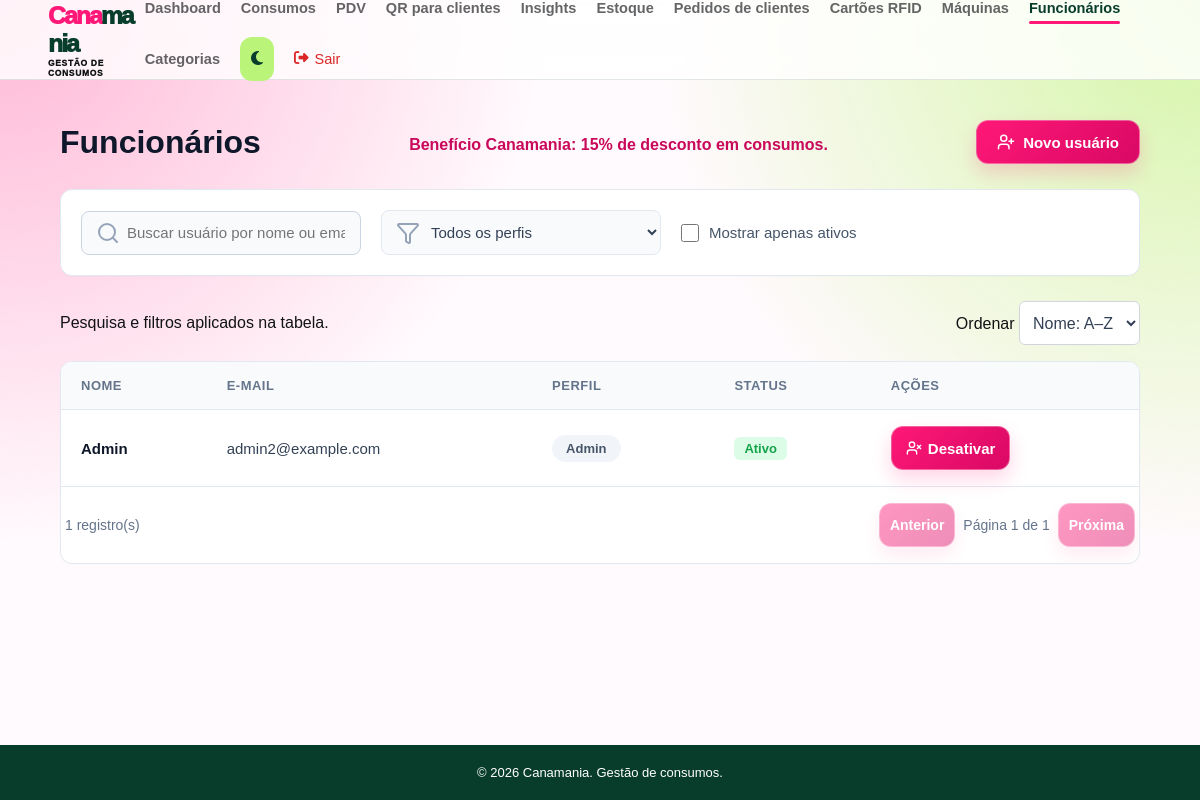
/usuarios/ (signed in), run on an earlier commit of the app's database.
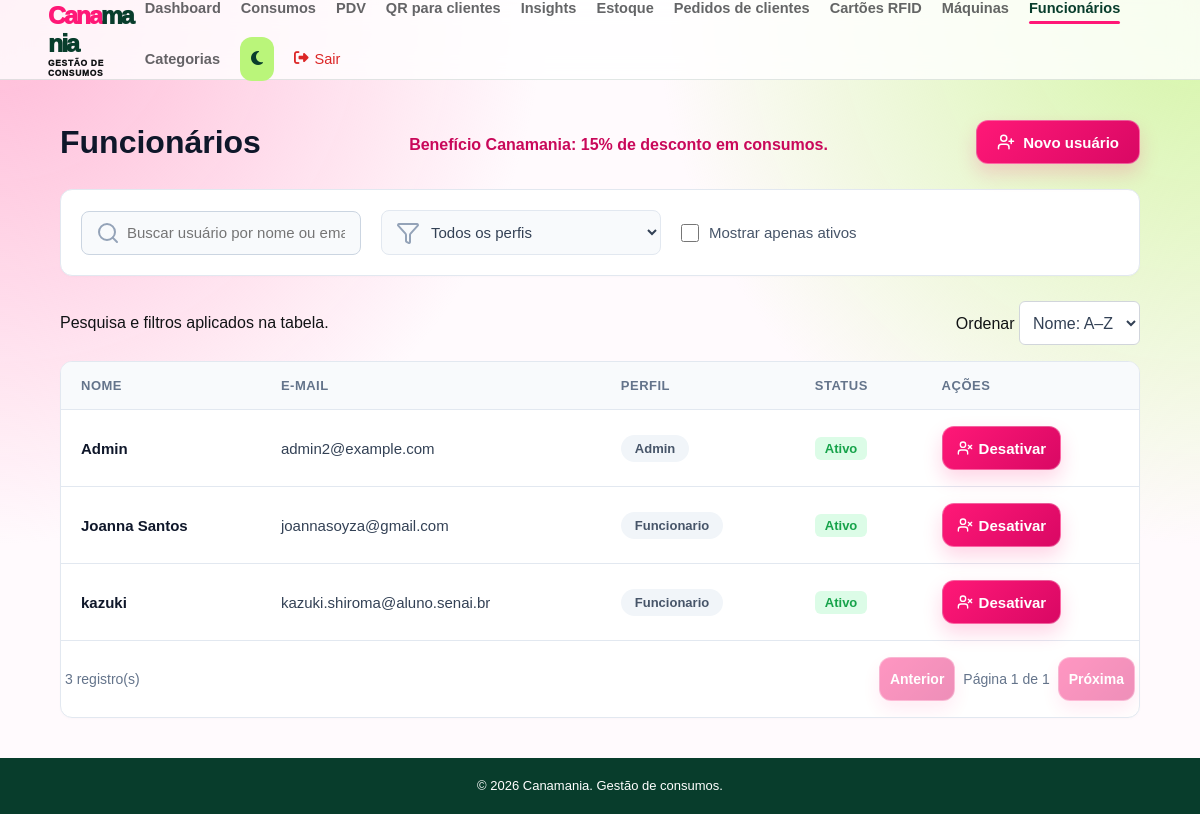
And on a later commit of the database.
### app/models/usuario.py (models this page shows)
class Usuario(Base):
    __tablename__ = "usuarios"
    id = Column(Integer, primary_key=True, index=True)
    nome = Column(String(100), nullable=False)
    email = Column(String(100), unique=True, index=True, nullable=False)
    senha_hash = Column(String(255), nullable=False)
    role = Column(String(100), nullable=False, default="funcionario")
    ativo = Column(Boolean, default=True)
    criado_em = Column(DateTime(timezone=True), server_default=func.now())

### app/controllers/admin_controller.py (the view)
@router.get("/", response_class=HTMLResponse)
def listar_usuarios(
    request: Request,
    db: Session = Depends(get_db),
    admin = Depends(get_admin)
):
    usuarios = db.query(Usuario).filter(Usuario.role != "visitante").order_by(Usuario.nome)
    return templates.TemplateResponse(
        request,
        "users/index.html",
        {
            "request": request,
            "usuarios": usuarios,
            "usuario": admin
        }
    )

### app/templates/users/index.html (shortened to what the changed rows need)
<!DOCTYPE html>
<html lang="pt-BR">
<head>
    <link rel="stylesheet" href="/static/css/usuarios.css">
    <link rel="stylesheet" href="/static/css/listagem.css">
    <link rel="stylesheet" href="/static/css/confirmacao.css">
    <link rel="stylesheet" href="https://cdnjs.cloudflare.com/ajax/libs/font-awesome/6.5.2/css/all.min.css">
</head>
<body>
    {% include "partials/navbar.html" %}
    <main class="produtos-container-main">
        <div class="page-header header-produtos">
            <h1>Funcionários</h1>
            <p class="beneficio-funcionario">Benefício Canamania: 15% de desconto em consumos.</p>
            <a href="/usuarios/novo" class="btn-create">
            </a>
        </div>
        <div class="filtros-container">
            <div class="busca-wrapper">
            </div>
            <div class="select-wrapper">
            </div>
            <label class="checkbox-wrapper">
            </label>
        </div>
        <div class="listagem-acoes"><span></span><label></label></div>
        <div class="tabela-container">
            <table class="tabela-produtos" data-listagem data-busca="#inputBusca" data-ordem="#ordem-usuarios" data-por-pagina="8">
                <thead>
                    <tr>
                        <th>Nome</th>
                        <th>E-mail</th>
                        <th>Perfil</th>
                        <th>Status</th>
                        <th>Ações</th>
                    </tr>
                </thead>
                <tbody>
                    {% for u in usuarios %}
                    <tr data-role="{{ u.role | lower }}">
                        <td class="preco-texto">{{ u.nome }}</td>
                        <td>{{ u.email }}</td>
                        <td>
                            <span class="badge-categoria padrao">{{ u.role }}</span>
                        </td>
                        <td>
                            {% if u.ativo %}
                            <span class="badge-status ativo">Ativo</span>
                            {% else %}
                            <span class="badge-status inativo">Inativo</span>
                            {% endif %}
                        </td>
                        <td>
                            <div class="user-actions-wrapper">
                                <form action="/usuarios/{{ u.id }}/toggle-ativo" method="post" style="display:inline"
                                    data-confirmacao
                                    data-titulo="{{ 'Desativar usuário?' if u.ativo else 'Ativar usuário?' }}"
                                    data-mensagem="{{ 'O acesso de ' ~ u.nome ~ ' será desativado.' if u.ativo else 'O acesso de ' ~ u.nome ~ ' será ativado novamente.' }}"
                                    data-confirmar="{{ 'Desativar usuário' if u.ativo else 'Ativar usuário' }}">
                                    {% if u.ativo %}
                                    <button type="submit" class="btn-acao excluir" title="Desativar Usuário"
                                        style="font-size: 15px;">
                                        <i data-lucide="user-x"
                                            style="width: 16px; height: 16px; display: inline-block; vertical-align: middle;"></i>
                                        Desativar
                                    </button>
                                    {% endif %}
                                </form>
                            </div>
                        </td>
                    </tr>
                    {% endfor %}
                </tbody>
            </table>
        </div>
    </main>
</body>
</html>

What changed in the data, as far as the page shows it:
added Usuario: nome "Joanna Santos", email "joannasoyza@gmail.com", role "Funcionario", ativo "Ativo"
added Usuario: nome "kazuki", email "kazuki.shiroma@aluno.senai.br", role "Funcionario", ativo "Ativo"
Also different on the page:
text written by a page script: "1 registro(s) Anterior Página 1 de 1 Próxima" → "3 registro(s) Anterior Página 1 de 1 Próxima"
